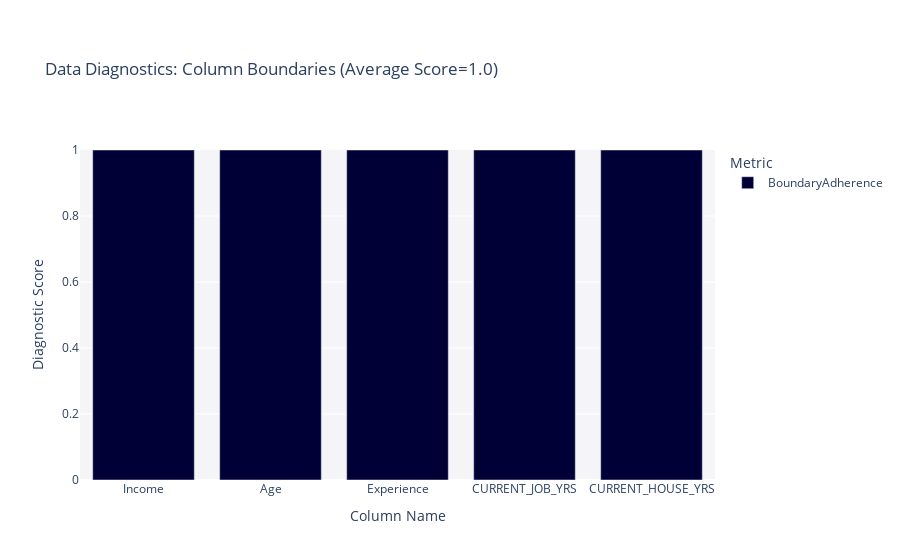

The code cell stored with this chart in its notebook:
### Code cell
privacy.get_visualization("Boundaries")

### Figure 1 — Plotly figure (JSON) as saved in the notebook; plotly's stock layout.template omitted (floating-point values rounded to 4 significant figures)
{"data": [{"alignmentgroup": "True", "customdata": [["BoundaryAdherence"], ["BoundaryAdherence"], ["BoundaryAdherence"], ["BoundaryAdherence"], ["BoundaryAdherence"]], "hovertemplate": "<b>%{hovertext}</b><br><br>Metric=%{customdata[0]}<br>Diagnostic Score=%{y}<extra></extra>", "hovertext": ["Income", "Age", "Experience", "CURRENT_JOB_YRS", "CURRENT_HOUSE_YRS"], "legendgroup": "BoundaryAdherence", "marker": {"color": "#000036", "pattern": {"shape": ""}}, "name": "BoundaryAdherence", "offsetgroup": "BoundaryAdherence", "orientation": "v", "showlegend": true, "textposition": "auto", "type": "bar", "x": ["Income", "Age", "Experience", "CURRENT_JOB_YRS", "CURRENT_HOUSE_YRS"], "xaxis": "x", "y": [1, 1, 1, 1, 1], "yaxis": "y"}], "layout": {"barmode": "relative", "legend": {"title": {"text": "Metric"}, "tracegroupgap": 0}, "margin": {"t": 150}, "plot_bgcolor": "#F5F5F8", "title": {"text": "Data Diagnostics: Column Boundaries (Average Score=1.0)"}, "xaxis": {"anchor": "y", "categoryorder": "total ascending", "domain": [0, 1], "title": {"text": "Column Name"}}, "yaxis": {"anchor": "x", "domain": [0, 1], "range": [0, 1], "title": {"text": "Diagnostic Score"}}}}
